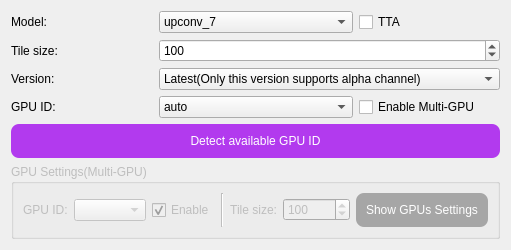
              <widget class="QWidget" name="tab_4">
               <attribute name="title">
                <string notr="true">Waifu2x-ncnn-vulkan</string>
               </attribute>
               <attribute name="toolTip">
                <string>Waifu2x-NCNN-Vulkan:

- Supports [2D Anime] and [3D Real-life] image style. But not at the
same time, you need to change [Image style] settings at [Home] tab.

- More suitable for processing [2D Anime] image.

- [ Speed:★★  Image Quality:★★★ ]</string>
               </attribute>
               <layout class="QGridLayout" name="gridLayout_31">
                <item row="5" column="0" colspan="3">
                 <widget class="QPushButton" name="pushButton_DetectGPU">
                  <property name="enabled">
                   <bool>true</bool>
                  </property>
                  <property name="styleSheet">
                   <string notr="true">QPushButton{
background-color: rgb(178, 58, 238);
color: rgb(255, 255, 255);
border-style:outset;
border-radius:8px;
padding:10px;
}
QPushButton:hover{
background-color: rgb(191, 62, 255);
color: rgb(255, 255, 255);
border-style:outset;
border-radius:8px;
padding:10px;
}
QPushButton:pressed{
background-color: rgb(154, 50, 205);
color: rgb(255, 255, 255);
border-style:outset;
border-radius:8px;
padding:10px;
}
QPushButton:disabled{
background-color: rgb(166, 166, 166);
color: rgb(255, 255, 255);
border-style:outset;
border-radius:8px;
padding:10px;
}</string>
                  </property>
                  <property name="text">
                   <string>Detect available GPU ID</string>
                  </property>
                 </widget>
                </item>
                <item row="4" column="2">
                 <widget class="QCheckBox" name="checkBox_MultiGPU_Waifu2xNCNNVulkan">
                  <property name="toolTip">
                   <string>1.You need at least 2 available GPUs.

2.If you wanna get all GPUs running together,
the number of threads must &gt;= the number of GPUs.

3.You need to [Detect available GPU ID] first.</string>
                  </property>
                  <property name="text">
                   <string>Enable Multi-GPU</string>
                  </property>
                 </widget>
                </item>
                <item row="4" column="0">
                 <widget class="QLabel" name="label_10">
                  <property name="toolTip">
                   <string>Select the GPU to use when enabling the &quot;waifu2x-ncnn-vulkan&quot; engine.</string>
                  </property>
                  <property name="text">
                   <string>GPU ID:</string>
                  </property>
                 </widget>
                </item>
                <item row="0" column="2">
                 <widget class="QCheckBox" name="checkBox_TTA_vulkan">
                  <property name="toolTip">
                   <string>TTA(Test-Time Augmentation):
The processing time is eight times longer than when unchecked, 
and the peak signal-to-noise ratio (PSNR) is increased by 0.15, 
but the effect may not be obvious. It is not recommended to enable it.
[TTA] is not available for [OLD Version] of waifu2x-ncnn-vulkan.</string>
                  </property>
                  <property name="text">
                   <string notr="true">TTA</string>
                  </property>
                 </widget>
                </item>
                <item row="3" column="1" colspan="2">
                 <widget class="QComboBox" name="comboBox_version_Waifu2xNCNNVulkan">
                  <property name="currentIndex">
                   <number>0</number>
                  </property>
                  <item>
                   <property name="text">
                    <string>Latest(Only this version supports alpha channel)</string>
                   </property>
                  </item>
                  <item>
                   <property name="text">
                    <string>20200414(fp16p)</string>
                   </property>
                  </item>
                  <item>
                   <property name="text">
                    <string>Old</string>
                   </property>
                  </item>
                 </widget>
                </item>
                <item row="3" column="0">
                 <widget class="QLabel" name="label_47">
                  <property name="text">
                   <string>Version:</string>
                  </property>
                 </widget>
                </item>
                <item row="1" column="0">
                 <widget class="QLabel" name="label_9">
                  <property name="maximumSize">
                   <size>
                    <width>16777215</width>
                    <height>16777215</height>
                   </size>
                  </property>
                  <property name="toolTip">
                   <string>Tile size: This value will affects GPU memory usage.
Larger tile size means waifu2x will use more GPU memory and run faster.
Smaller tile size means waifu2x will use less GPU memory and run slower.
(Only works when using &quot;waifu2x-ncnn-vulkan&quot; engine.)</string>
                  </property>
                  <property name="text">
                   <string>Tile size:</string>
                  </property>
                 </widget>
                </item>
                <item row="0" column="0">
                 <widget class="QLabel" name="label_26">
                  <property name="text">
                   <string>Model:</string>
                  </property>
                 </widget>
                </item>
                <item row="6" column="0" colspan="3">
                 <widget class="QGroupBox" name="groupBox_GPUSettings_MultiGPU_Waifu2xNCNNVulkan">
                  <property name="enabled">
                   <bool>false</bool>
                  </property>
                  <property name="maximumSize">
                   <size>
                    <width>16777215</width>
                    <height>75</height>
                   </size>
                  </property>
                  <property name="title">
                   <string>GPU Settings(Multi-GPU)</string>
                  </property>
                  <layout class="QGridLayout" name="gridLayout_39">
                   <item row="0" column="1">
                    <widget class="QComboBox" name="comboBox_GPUIDs_MultiGPU_Waifu2xNCNNVulkan">
                     <property name="currentText">
                      <string notr="true"/>
                     </property>
                    </widget>
                   </item>
                   <item row="0" column="5">
                    <widget class="QSpinBox" name="spinBox_TileSize_CurrentGPU_MultiGPU_Waifu2xNCNNVulkan">
                     <property name="minimum">
                      <number>32</number>
                     </property>
                     <property name="maximum">
                      <number>999999999</number>
                     </property>
                     <property name="singleStep">
                      <number>10</number>
                     </property>
                     <property name="value">
                      <number>100</number>
                     </property>
                    </widget>
                   </item>
                   <item row="0" column="2">
                    <widget class="QCheckBox" name="checkBox_isEnable_CurrentGPU_MultiGPU_Waifu2xNCNNVulkan">
                     <property name="sizePolicy">
                      <sizepolicy hsizetype="Fixed" vsizetype="Fixed">
                       <horstretch>0</horstretch>
                       <verstretch>0</verstretch>
                      </sizepolicy>
                     </property>
                     <property name="text">
                      <string>Enable</string>
                     </property>
                     <property name="checked">
                      <bool>true</bool>
                     </property>
                    </widget>
                   </item>
                   <item row="0" column="6">
                    <widget class="QPushButton" name="pushButton_ShowMultiGPUSettings_Waifu2xNCNNVulkan">
                     <property name="toolTip">
                      <string>Show current Multi-GPU settings.</string>
                     </property>
                     <property name="styleSheet">
                      <string notr="true">QPushButton{
background-color: rgb(231, 76, 60);
color: rgb(255, 255, 255);
border-style:outset;
border-radius:8px;
padding:10px;
}
QPushButton:hover{
background-color: rgb(255, 102, 64);
color: rgb(255, 255, 255);
border-style:outset;
border-radius:8px;
padding:10px;
}
QPushButton:pressed{
background-color: rgb(204, 65, 53);
color: rgb(255, 255, 255);
border-style:outset;
border-radius:8px;
padding:10px;
}
QPushButton:disabled{
background-color: rgb(166, 166, 166);
color: rgb(255, 255, 255);
border-style:outset;
border-radius:8px;
padding:10px;
}</string>
                     </property>
                     <property name="text">
                      <string>Show GPUs Settings</string>
                     </property>
                    </widget>
                   </item>
                   <item row="0" column="4">
                    <widget class="QLabel" name="label_64">
                     <property name="sizePolicy">
                      <sizepolicy hsizetype="Fixed" vsizetype="Preferred">
                       <horstretch>0</horstretch>
                       <verstretch>0</verstretch>
                      </sizepolicy>
                     </property>
                     <property name="text">
                      <string>Tile size:</string>
                     </property>
                     <property name="alignment">
                      <set>Qt::AlignRight|Qt::AlignTrailing|Qt::AlignVCenter</set>
                     </property>
                    </widget>
                   </item>
                   <item row="0" column="0">
                    <widget class="QLabel" name="label_65">
                     <property name="sizePolicy">
                      <sizepolicy hsizetype="Fixed" vsizetype="Preferred">
                       <horstretch>0</horstretch>
                       <verstretch>0</verstretch>
                      </sizepolicy>
                     </property>
                     <property name="text">
                      <string>GPU ID:</string>
                     </property>
                     <property name="alignment">
                      <set>Qt::AlignLeading|Qt::AlignLeft|Qt::AlignVCenter</set>
                     </property>
                    </widget>
                   </item>
                   <item row="0" column="3">
                    <widget class="Line" name="line_21">
                     <property name="orientation">
                      <enum>Qt::Vertical</enum>
                     </property>
                    </widget>
                   </item>
                  </layout>
                 </widget>
                </item>
                <item row="1" column="1" colspan="2">
                 <widget class="QSpinBox" name="spinBox_TileSize">
                  <property name="toolTip">
                   <string>Tile size: This value will affects GPU memory usage.
Larger tile size means waifu2x will use more GPU memory and run faster.
Smaller tile size means waifu2x will use less GPU memory and run slower.</string>
                  </property>
                  <property name="minimum">
                   <number>32</number>
                  </property>
                  <property name="maximum">
                   <number>999999999</number>
                  </property>
                  <property name="singleStep">
                   <number>10</number>
                  </property>
                  <property name="value">
                   <number>100</number>
                  </property>
                 </widget>
                </item>
                <item row="0" column="1">
                 <widget class="QComboBox" name="comboBox_model_vulkan">
                  <property name="toolTip">
                   <string>We recommend you use the default &quot;upconv_7&quot; model.
Only &quot;upconv_7&quot; model supports image style switching.
&quot;cunet&quot; model only supports 2D anime image style, 
and it's much more slower than &quot;upconv_7&quot; model.</string>
                  </property>
                  <item>
                   <property name="text">
                    <string notr="true">upconv_7</string>
                   </property>
                  </item>
                  <item>
                   <property name="text">
                    <string>cunet(Only support 2D Anime)</string>
                   </property>
                  </item>
                 </widget>
                </item>
                <item row="4" column="1">
                 <widget class="QComboBox" name="comboBox_GPUID">
                  <property name="enabled">
                   <bool>true</bool>
                  </property>
                  <property name="toolTip">
                   <string>Select the GPU to use when enabling the &quot;waifu2x-ncnn-vulkan&quot; engine.
★ &quot;-1&quot; is CPU,others are GPUs ★</string>
                  </property>
                  <property name="currentText">
                   <string notr="true">auto</string>
                  </property>
                  <item>
                   <property name="text">
                    <string notr="true">auto</string>
                   </property>
                  </item>
                 </widget>
                </item>
               </layout>
              </widget>
